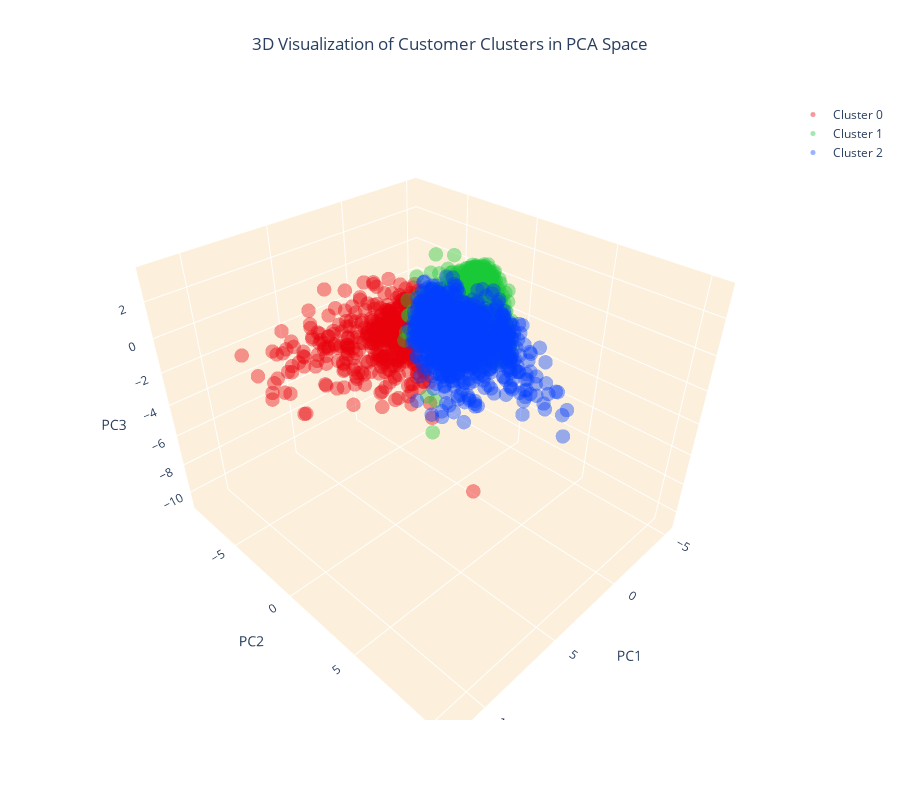

Notebook code for this chart:
### Code cell
# Create separate data frames for each cluster
cluster_0 = customer_data_pca[customer_data_pca['cluster'] == 0]
cluster_1 = customer_data_pca[customer_data_pca['cluster'] == 1]
cluster_2 = customer_data_pca[customer_data_pca['cluster'] == 2]

# Create a 3D scatter plot
fig = go.Figure()

# Add data points for each cluster separately and specify the color
fig.add_trace(go.Scatter3d(x=cluster_0['PC1'], y=cluster_0['PC2'], z=cluster_0['PC3'], 
                           mode='markers', marker=dict(color=colors[0], size=5, opacity=0.4), name='Cluster 0'))
fig.add_trace(go.Scatter3d(x=cluster_1['PC1'], y=cluster_1['PC2'], z=cluster_1['PC3'], 
                           mode='markers', marker=dict(color=colors[1], size=5, opacity=0.4), name='Cluster 1'))
fig.add_trace(go.Scatter3d(x=cluster_2['PC1'], y=cluster_2['PC2'], z=cluster_2['PC3'], 
                           mode='markers', marker=dict(color=colors[2], size=5, opacity=0.4), name='Cluster 2'))

# Set the title and layout details
fig.update_layout(
    title=dict(text='3D Visualization of Customer Clusters in PCA Space', x=0.5),
    scene=dict(
        xaxis=dict(backgroundcolor="#fcf0dc", gridcolor='white', title='PC1'),
        yaxis=dict(backgroundcolor="#fcf0dc", gridcolor='white', title='PC2'),
        zaxis=dict(backgroundcolor="#fcf0dc", gridcolor='white', title='PC3'),
    ),
    width=900,
    height=800
)

# Show the plot
fig.show()

### Figure 1 — Plotly figure (JSON) as saved in the notebook; plotly's stock layout.template omitted (floating-point values rounded to 4 significant figures; data arrays with more than 128 entries replaced by an {"elided": "..."} marker saying what was removed)
{"data": [{"marker": {"color": "#e8000b", "opacity": 0.4, "size": 5}, "mode": "markers", "name": "Cluster 0", "type": "scatter3d", "x": {"elided": "389 float values"}, "y": {"elided": "389 float values"}, "z": {"elided": "389 float values"}}, {"marker": {"color": "#1ac938", "opacity": 0.4, "size": 5}, "mode": "markers", "name": "Cluster 1", "type": "scatter3d", "x": {"elided": "2683 float values"}, "y": {"elided": "2683 float values"}, "z": {"elided": "2683 float values"}}, {"marker": {"color": "#023eff", "opacity": 0.4, "size": 5}, "mode": "markers", "name": "Cluster 2", "type": "scatter3d", "x": {"elided": "1003 float values"}, "y": {"elided": "1003 float values"}, "z": {"elided": "1003 float values"}}], "layout": {"height": 800, "scene": {"xaxis": {"backgroundcolor": "#fcf0dc", "gridcolor": "white", "title": {"text": "PC1"}}, "yaxis": {"backgroundcolor": "#fcf0dc", "gridcolor": "white", "title": {"text": "PC2"}}, "zaxis": {"backgroundcolor": "#fcf0dc", "gridcolor": "white", "title": {"text": "PC3"}}}, "title": {"text": "3D Visualization of Customer Clusters in PCA Space", "x": 0.5}, "width": 900}}
